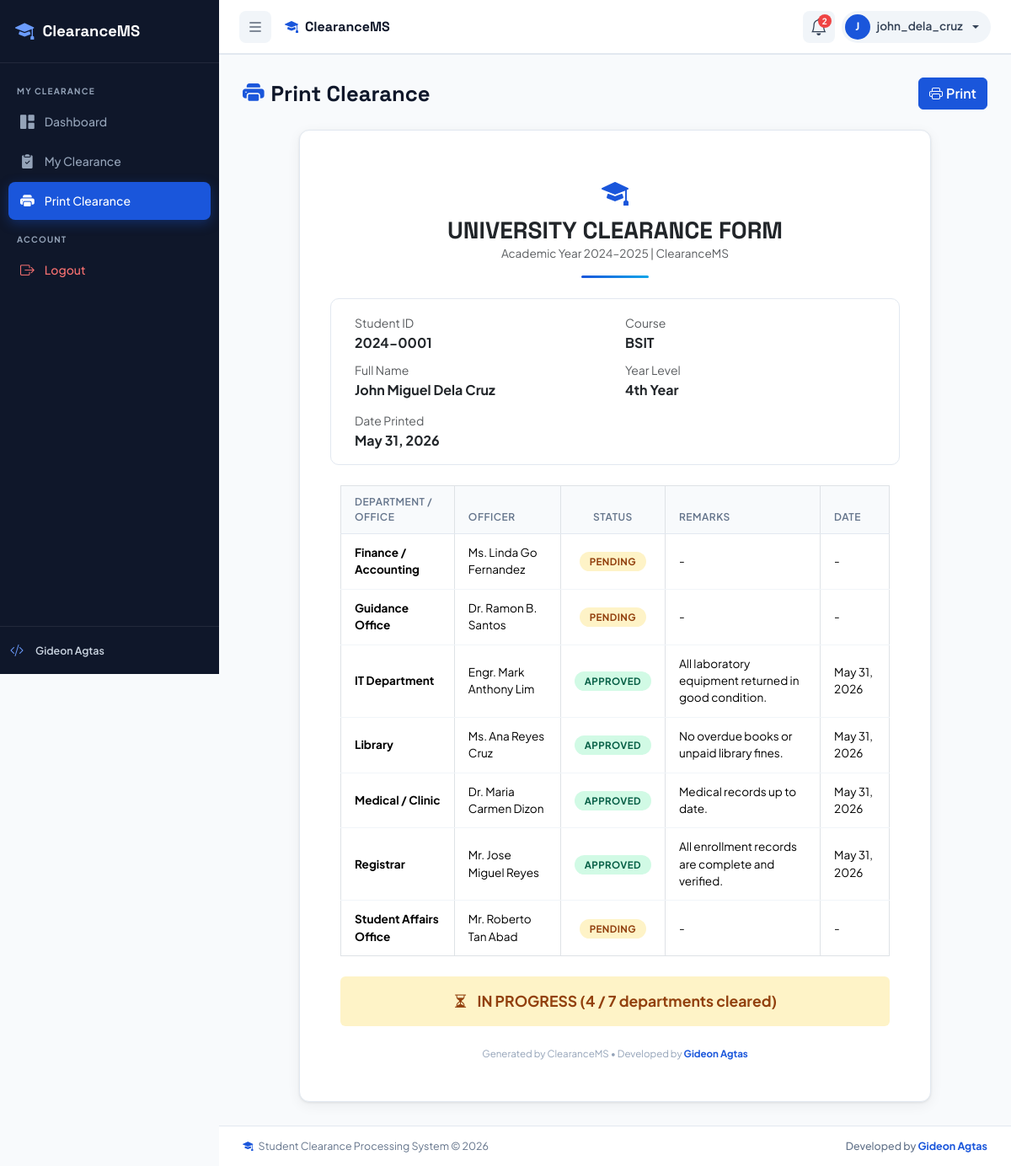
The app's page /reports/my_report.php (signed in) with its own data.
### tables this page shows
CREATE TABLE IF NOT EXISTS students (
    id INT AUTO_INCREMENT PRIMARY KEY,
    student_id VARCHAR(20) NOT NULL UNIQUE,
    full_name VARCHAR(200) NOT NULL,
    first_name VARCHAR(100) NOT NULL,
    last_name VARCHAR(100) NOT NULL,
    middle_name VARCHAR(100) NULL,
    course VARCHAR(100) NOT NULL,
    year_level VARCHAR(20) NOT NULL,
    section VARCHAR(20) NULL,
    email VARCHAR(150) NOT NULL UNIQUE,
    phone VARCHAR(20) NULL,
    address TEXT NULL,
    date_of_birth DATE NULL,
    gender ENUM('Male', 'Female', 'Other') NULL,
    guardian_name VARCHAR(200) NULL,
    guardian_contact VARCHAR(20) NULL,
    enrollment_status ENUM('enrolled', 'graduated', 'dropped', 'on_leave') DEFAULT 'enrolled',
    semester VARCHAR(30) DEFAULT '2nd Semester',
    school_year VARCHAR(20) DEFAULT '2024-2025',
    user_id INT NULL,
    created_at TIMESTAMP DEFAULT CURRENT_TIMESTAMP,
    updated_at TIMESTAMP DEFAULT CURRENT_TIMESTAMP ON UPDATE CURRENT_TIMESTAMP,
    FOREIGN KEY (user_id) REFERENCES users(id) ON DELETE SET NULL
);

CREATE TABLE IF NOT EXISTS clearances (
    id INT AUTO_INCREMENT PRIMARY KEY,
    student_id INT NOT NULL,
    dept_id INT NOT NULL,
    request_date DATE NOT NULL,
    status ENUM('pending', 'approved', 'rejected') NOT NULL DEFAULT 'pending',
    remarks TEXT NULL,
    reviewed_by INT NULL,
    reviewed_at TIMESTAMP NULL,
    semester VARCHAR(30) DEFAULT '2nd Semester',
    school_year VARCHAR(20) DEFAULT '2024-2025',
    priority ENUM('normal', 'urgent') DEFAULT 'normal',
    created_at TIMESTAMP DEFAULT CURRENT_TIMESTAMP,
    updated_at TIMESTAMP DEFAULT CURRENT_TIMESTAMP ON UPDATE CURRENT_TIMESTAMP,
    FOREIGN KEY (student_id) REFERENCES students(id) ON DELETE CASCADE,
    FOREIGN KEY (dept_id) REFERENCES departments(id) ON DELETE CASCADE,
    FOREIGN KEY (reviewed_by) REFERENCES users(id) ON DELETE SET NULL
);

CREATE TABLE IF NOT EXISTS departments (
    id INT AUTO_INCREMENT PRIMARY KEY,
    dept_name VARCHAR(150) NOT NULL,
    dept_code VARCHAR(20) NOT NULL,
    officer_name VARCHAR(150) NOT NULL,
    dept_email VARCHAR(150) NOT NULL,
    dept_description TEXT NULL,
    location VARCHAR(200) NULL,
    contact_number VARCHAR(20) NULL,
    user_id INT NULL,
    is_active TINYINT(1) DEFAULT 1,
    created_at TIMESTAMP DEFAULT CURRENT_TIMESTAMP,
    updated_at TIMESTAMP DEFAULT CURRENT_TIMESTAMP ON UPDATE CURRENT_TIMESTAMP,
    FOREIGN KEY (user_id) REFERENCES users(id) ON DELETE SET NULL
);

### reports/my_report.php (the view, shortened to what this page needs)
<?php
require_once '../includes/db.php';
$user_id = $_SESSION['user_id'];
$stmt = $conn->prepare("SELECT * FROM students WHERE user_id=?");
$stmt->bind_param("i", $user_id); $stmt->execute();
$student = $stmt->get_result()->fetch_assoc(); $stmt->close();
$stud_id = $student['id'];
$clears = $conn->prepare("SELECT c.*, d.dept_name, d.officer_name FROM clearances c JOIN departments d ON d.id=c.dept_id WHERE c.student_id=? ORDER BY d.dept_name");
$clears->bind_param("i", $stud_id); $clears->execute();
$clearances = $clears->get_result()->fetch_all(MYSQLI_ASSOC); $clears->close();
$total_depts = $conn->query("SELECT COUNT(*) as c FROM departments")->fetch_assoc()['c'];
$approved_count = count(array_filter($clearances, fn($c) => $c['status'] === 'approved'));
$fully_cleared = ($approved_count === $total_depts);
include '../includes/header.php';
?>
<div class="app-wrapper">
<?php include '../includes/sidebar.php'; ?>
<div class="main-content">
<div class="page-header d-flex justify-content-between align-items-center no-print">
    <h1><i class="bi bi-printer-fill me-2 text-primary"></i>Print Clearance</h1>
    <button class="btn btn-primary" onclick="window.print()">
        <i class="bi bi-printer me-1"></i>Print
    </button>
</div>
<div class="card" style="max-width:750px;margin:0 auto">
    <div class="card-body p-5">
        <div class="text-center mb-4">
            <div style="font-size:2rem;color:var(--primary);margin-bottom:6px"><i class="bi bi-mortarboard-fill"></i></div>
            <h3 style="font-family:'Space Grotesk',sans-serif;font-weight:800;margin:0">UNIVERSITY CLEARANCE FORM</h3>
            <p class="text-muted" style="font-size:.85rem">Academic Year 2024–2025 | ClearanceMS</p>
            <div style="height:3px;background:linear-gradient(90deg,var(--primary),var(--accent));border-radius:2px;margin:12px auto;width:80px"></div>
        </div>
        <div class="row mb-4" style="border:1px solid #e2e8f0;border-radius:10px;padding:16px">
            <div class="col-6">
                <div class="mb-2"><span class="text-muted small">Student ID</span><br><strong><?= htmlspecialchars($student['student_id']) ?></strong></div>
                <div class="mb-2"><span class="text-muted small">Full Name</span><br><strong><?= htmlspecialchars($student['full_name']) ?></strong></div>
            </div>
            <div class="col-6">
                <div class="mb-2"><span class="text-muted small">Course</span><br><strong><?= htmlspecialchars($student['course']) ?></strong></div>
                <div class="mb-2"><span class="text-muted small">Year Level</span><br><strong><?= htmlspecialchars($student['year_level']) ?></strong></div>
            </div>
            <div class="col-12 mt-1">
                <div><span class="text-muted small">Date Printed</span><br><strong><?= date('F d, Y') ?></strong></div>
            </div>
        </div>
        <table class="table table-bordered" style="font-size:.85rem">
            <thead style="background:#f8fafc">
                <tr>
                    <th>Department / Office</th>
                    <th>Officer</th>
                    <th class="text-center">Status</th>
                    <th>Remarks</th>
                    <th>Date</th>
                </tr>
            </thead>
            <tbody>
            <?php foreach ($clearances as $c): ?>
            <tr>
                <td><strong><?= htmlspecialchars($c['dept_name']) ?></strong></td>
                <td><?= htmlspecialchars($c['officer_name']) ?></td>
                <td class="text-center">
                    <span class="badge-status badge-<?= $c['status'] ?>"><?= ucfirst($c['status']) ?></span>
                </td>
                <td><?= htmlspecialchars($c['remarks'] ?? '-') ?></td>
                <td><?= $c['reviewed_at'] ? date('M d, Y', strtotime($c['reviewed_at'])) : '-' ?></td>
            </tr>
            <?php endforeach; ?>
            </tbody>
        </table>
        <div class="text-center mt-4 p-3 rounded" style="background:<?= $fully_cleared ? '#d1fae5' : '#fef3c7' ?>">
            <strong style="font-size:1.1rem;color:<?= $fully_cleared ? '#065f46' : '#92400e' ?>">
                <i class="bi bi-<?= $fully_cleared ? 'check-circle-fill' : 'hourglass-split' ?> me-2"></i>
                <?= $fully_cleared ? 'FULLY CLEARED' : "IN PROGRESS ($approved_count / $total_depts departments cleared)" ?>
            </strong>
        </div>
        <div class="text-center mt-4" style="font-size:.72rem;color:#94a3b8">
            Generated by ClearanceMS &bull;
            Developed by <strong style="color:var(--primary)">Gideon Agtas</strong>
        </div>
    </div>
</div>
</div>
<?php include '../includes/footer.php'; ?>

### css/style.css (style rules this page uses)
:root { --primary: #1a56db; --primary-dark: #1240a8; --primary-light: #e8f0fe; --primary-muted: #6B9CFF; --secondary: #f0f4ff; --accent: #0ea5e9; --success: #10b981; --warning: #f59e0b; --danger: #ef4444; --dark: #0f172a; --gray-50: #f8fafc; --gray-100: #f1f5f9; --gray-200: #e2e8f0; --gray-300: #cbd5e1; --gray-400: #94a3b8; --gray-500: #64748b; --gray-700: #334155; --gray-900: #0f172a; --sidebar-width: 260px; --sidebar-collapsed: 72px; --navbar-height: 64px; --radius: 12px; --radius-sm: 8px; --shadow: 0 1px 3px rgba(0,0,0,.08), 0 4px 16px rgba(0,0,0,.06); --shadow-lg: 0 10px 40px rgba(0,0,0,.12); }
*, *::before, *::after { box-sizing: border-box; }
body { font-family: 'Plus Jakarta Sans', sans-serif; background: var(--gray-50); color: var(--gray-700); margin: 0; padding: 0; }
.app-wrapper { display: flex; min-height: 100vh; }
.main-content { margin-left: var(--sidebar-width); margin-top: var(--navbar-height); flex: 1; padding: 28px; transition: margin-left .25s ease; min-height: calc(100vh - var(--navbar-height)); }
.page-header { margin-bottom: 24px; }
.page-header h1 { font-size: 1.6rem; font-weight: 800; color: var(--gray-900); margin: 0; font-family: 'Space Grotesk', sans-serif; }
.card { border: 1px solid var(--gray-200); border-radius: var(--radius); box-shadow: var(--shadow); }
.card-body { padding: 20px; }
.table { margin: 0; font-size: .86rem; }
.table thead th { background: var(--gray-50); color: var(--gray-500); font-weight: 600; font-size: .75rem; text-transform: uppercase; letter-spacing: .5px; border-bottom: 1px solid var(--gray-200); padding: 10px 16px; }
.table tbody td { padding: 12px 16px; vertical-align: middle; border-bottom: 1px solid var(--gray-100); }
.table tbody tr:last-child td { border-bottom: none; }
.badge-status { padding: 4px 12px; border-radius: 50px; font-size: .72rem; font-weight: 700; text-transform: uppercase; letter-spacing: .4px; }
.badge-pending { background: #fef3c7; color: #92400e; }
.badge-approved { background: #d1fae5; color: #065f46; }
.btn-primary { background: var(--primary); border-color: var(--primary); font-weight: 600; }
.text-primary { color: var(--primary) !important; }

### records on screen
students: student "2024-0001", full_name "John Miguel Dela Cruz", course "BSIT", year_level "4th Year"
clearances: dept.dept_name "Finance / Accounting", dept.officer_name "Ms. Linda Go Fernandez", status "PENDING", remarks "-"
clearances: dept.dept_name "Guidance Office", dept.officer_name "Dr. Ramon B. Santos", status "PENDING", remarks "-"
clearances: dept.dept_name "IT Department", dept.officer_name "Engr. Mark Anthony Lim", status "APPROVED", remarks "All laboratory equipment returned in good condition.", reviewed_at "May 31, 2026"
clearances: dept.dept_name "Library", dept.officer_name "Ms. Ana Reyes Cruz", status "APPROVED", remarks "No overdue books or unpaid library fines.", reviewed_at "May 31, 2026"
clearances: dept.dept_name "Medical / Clinic", dept.officer_name "Dr. Maria Carmen Dizon", status "APPROVED", remarks "Medical records up to date.", reviewed_at "May 31, 2026"
clearances: dept.dept_name "Registrar", dept.officer_name "Mr. Jose Miguel Reyes", status "APPROVED", remarks "All enrollment records are complete and verified.", reviewed_at "May 31, 2026"
clearances: dept.dept_name "Student Affairs Office", dept.officer_name "Mr. Roberto Tan Abad", status "PENDING", remarks "-"

### other values on screen
$unread "2"
substr($username, 0, 1) "J"
$username "john_dela_cruz"
$approved_count "4"
$total_depts "7"
